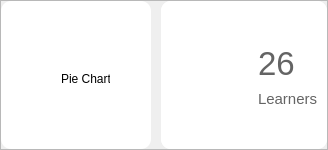
                   <widget class="QFrame" name="frame_10">
                    <property name="minimumSize">
                     <size>
                      <width>0</width>
                      <height>150</height>
                     </size>
                    </property>
                    <property name="maximumSize">
                     <size>
                      <width>16777215</width>
                      <height>175</height>
                     </size>
                    </property>
                    <property name="frameShape">
                     <enum>QFrame::StyledPanel</enum>
                    </property>
                    <property name="frameShadow">
                     <enum>QFrame::Raised</enum>
                    </property>
                    <layout class="QHBoxLayout" name="horizontalLayout_5">
                     <property name="spacing">
                      <number>10</number>
                     </property>
                     <property name="leftMargin">
                      <number>0</number>
                     </property>
                     <property name="topMargin">
                      <number>0</number>
                     </property>
                     <property name="rightMargin">
                      <number>0</number>
                     </property>
                     <property name="bottomMargin">
                      <number>0</number>
                     </property>
                     <item>
                      <widget class="QFrame" name="classGenderStat_4">
                       <property name="minimumSize">
                        <size>
                         <width>150</width>
                         <height>0</height>
                        </size>
                       </property>
                       <property name="maximumSize">
                        <size>
                         <width>16777215</width>
                         <height>16777215</height>
                        </size>
                       </property>
                       <property name="styleSheet">
                        <string notr="true">QFrame{
	border: 0px;
	border-radius: 10px;
	background-color: rgb(255, 255, 255);
}</string>
                       </property>
                       <property name="frameShape">
                        <enum>QFrame::StyledPanel</enum>
                       </property>
                       <property name="frameShadow">
                        <enum>QFrame::Raised</enum>
                       </property>
                       <widget class="QLabel" name="label_5">
                        <property name="geometry">
                         <rect>
                          <x>60</x>
                          <y>70</y>
                          <width>49</width>
                          <height>16</height>
                         </rect>
                        </property>
                        <property name="text">
                         <string>Pie Chart</string>
                        </property>
                       </widget>
                      </widget>
                     </item>
                     <item>
                      <widget class="QFrame" name="classGenderStat">
                       <property name="minimumSize">
                        <size>
                         <width>150</width>
                         <height>0</height>
                        </size>
                       </property>
                       <property name="maximumSize">
                        <size>
                         <width>16777215</width>
                         <height>16777215</height>
                        </size>
                       </property>
                       <property name="styleSheet">
                        <string notr="true">QFrame{
	border: 0px;
	border-radius: 10px;
	background-color: rgb(255, 255, 255);
}</string>
                       </property>
                       <property name="frameShape">
                        <enum>QFrame::StyledPanel</enum>
                       </property>
                       <property name="frameShadow">
                        <enum>QFrame::Raised</enum>
                       </property>
                       <layout class="QHBoxLayout" name="horizontalLayout_7">
                        <property name="spacing">
                         <number>0</number>
                        </property>
                        <property name="leftMargin">
                         <number>0</number>
                        </property>
                        <property name="topMargin">
                         <number>0</number>
                        </property>
                        <property name="rightMargin">
                         <number>0</number>
                        </property>
                        <property name="bottomMargin">
                         <number>0</number>
                        </property>
                        <item>
                         <widget class="QFrame" name="frame_14">
                          <property name="frameShape">
                           <enum>QFrame::StyledPanel</enum>
                          </property>
                          <property name="frameShadow">
                           <enum>QFrame::Raised</enum>
                          </property>
                          <layout class="QHBoxLayout" name="horizontalLayout_8">
                           <item>
                            <widget class="QLabel" name="label_6">
                             <property name="minimumSize">
                              <size>
                               <width>70</width>
                               <height>70</height>
                              </size>
                             </property>
                             <property name="maximumSize">
                              <size>
                               <width>70</width>
                               <height>70</height>
                              </size>
                             </property>
                             <property name="text">
                              <string/>
                             </property>
                             <property name="pixmap">
                              <pixmap>../assets/users.png</pixmap>
                             </property>
                             <property name="scaledContents">
                              <bool>true</bool>
                             </property>
                            </widget>
                           </item>
                          </layout>
                         </widget>
                        </item>
                        <item>
                         <widget class="QFrame" name="frame_15">
                          <property name="frameShape">
                           <enum>QFrame::StyledPanel</enum>
                          </property>
                          <property name="frameShadow">
                           <enum>QFrame::Raised</enum>
                          </property>
                          <layout class="QVBoxLayout" name="verticalLayout_10">
                           <item>
                            <widget class="QFrame" name="frame_16">
                             <property name="minimumSize">
                              <size>
                               <width>0</width>
                               <height>80</height>
                              </size>
                             </property>
                             <property name="maximumSize">
                              <size>
                               <width>16777215</width>
                               <height>80</height>
                              </size>
                             </property>
                             <property name="frameShape">
                              <enum>QFrame::StyledPanel</enum>
                             </property>
                             <property name="frameShadow">
                              <enum>QFrame::Raised</enum>
                             </property>
                             <layout class="QVBoxLayout" name="verticalLayout_9">
                              <property name="spacing">
                               <number>0</number>
                              </property>
                              <property name="leftMargin">
                               <number>0</number>
                              </property>
                              <property name="topMargin">
                               <number>0</number>
                              </property>
                              <property name="rightMargin">
                               <number>0</number>
                              </property>
                              <property name="bottomMargin">
                               <number>0</number>
                              </property>
                              <item>
                               <widget class="QLabel" name="lblLearnerCount">
                                <property name="minimumSize">
                                 <size>
                                  <width>0</width>
                                  <height>40</height>
                                 </size>
                                </property>
                                <property name="maximumSize">
                                 <size>
                                  <width>16777215</width>
                                  <height>40</height>
                                 </size>
                                </property>
                                <property name="font">
                                 <font>
                                  <pointsize>25</pointsize>
                                 </font>
                                </property>
                                <property name="styleSheet">
                                 <string notr="true">QLabel{
	color: rgb(100, 100, 100);
}</string>
                                </property>
                                <property name="text">
                                 <string>26</string>
                                </property>
                               </widget>
                              </item>
                              <item>
                               <widget class="QLabel" name="label_3">
                                <property name="minimumSize">
                                 <size>
                                  <width>0</width>
                                  <height>16</height>
                                 </size>
                                </property>
                                <property name="maximumSize">
                                 <size>
                                  <width>16777215</width>
                                  <height>16</height>
                                 </size>
                                </property>
                                <property name="font">
                                 <font>
                                  <pointsize>11</pointsize>
                                  <bold>false</bold>
                                 </font>
                                </property>
                                <property name="styleSheet">
                                 <string notr="true">QLabel{
	color: rgb(100, 100, 100);
}</string>
                                </property>
                                <property name="text">
                                 <string>Learners</string>
                                </property>
                               </widget>
                              </item>
                             </layout>
                            </widget>
                           </item>
                          </layout>
                         </widget>
                        </item>
                       </layout>
                      </widget>
                     </item>
                    </layout>
                   </widget>
